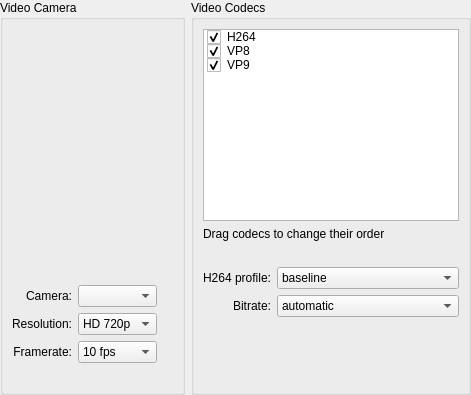
      <widget class="QWidget" name="video_page">
       <layout class="QGridLayout" name="video_layout" columnstretch="1,0">
        <property name="leftMargin">
         <number>0</number>
        </property>
        <property name="topMargin">
         <number>0</number>
        </property>
        <property name="rightMargin">
         <number>0</number>
        </property>
        <property name="bottomMargin">
         <number>0</number>
        </property>
        <item row="0" column="1">
         <widget class="QGroupBox" name="video_codecs_group_box">
          <property name="title">
           <string>Video Codecs</string>
          </property>
          <layout class="QGridLayout" name="video_codecs_layout" columnstretch="0,1">
           <item row="0" column="0" colspan="2">
            <widget class="QListWidget" name="video_codecs_list">
             <property name="sizePolicy">
              <sizepolicy hsizetype="Preferred" vsizetype="Preferred">
               <horstretch>0</horstretch>
               <verstretch>0</verstretch>
              </sizepolicy>
             </property>
             <property name="horizontalScrollBarPolicy">
              <enum>Qt::ScrollBarAlwaysOff</enum>
             </property>
             <property name="dragEnabled">
              <bool>true</bool>
             </property>
             <property name="dragDropMode">
              <enum>QAbstractItemView::InternalMove</enum>
             </property>
             <item>
              <property name="text">
               <string>H264</string>
              </property>
              <property name="checkState">
               <enum>Checked</enum>
              </property>
             </item>
             <item>
              <property name="text">
               <string>VP8</string>
              </property>
              <property name="checkState">
               <enum>Checked</enum>
              </property>
             </item>
             <item>
              <property name="text">
               <string>VP9</string>
              </property>
              <property name="checkState">
               <enum>Checked</enum>
              </property>
             </item>
            </widget>
           </item>
           <item row="5" column="0" colspan="2">
            <spacer name="video_codecs_spacer_2">
             <property name="orientation">
              <enum>Qt::Vertical</enum>
             </property>
             <property name="sizeHint" stdset="0">
              <size>
               <width>20</width>
               <height>20</height>
              </size>
             </property>
            </spacer>
           </item>
           <item row="3" column="0">
            <widget class="QLabel" name="h264_profile_label">
             <property name="text">
              <string>H264 profile:</string>
             </property>
             <property name="alignment">
              <set>Qt::AlignRight|Qt::AlignTrailing|Qt::AlignVCenter</set>
             </property>
            </widget>
           </item>
           <item row="3" column="1">
            <widget class="QComboBox" name="h264_profile_button">
             <item>
              <property name="text">
               <string>baseline</string>
              </property>
             </item>
             <item>
              <property name="text">
               <string>main</string>
              </property>
             </item>
             <item>
              <property name="text">
               <string>high</string>
              </property>
             </item>
            </widget>
           </item>
           <item row="2" column="0" colspan="2">
            <spacer name="video_codecs_spacer_1">
             <property name="orientation">
              <enum>Qt::Vertical</enum>
             </property>
             <property name="sizeType">
              <enum>QSizePolicy::Fixed</enum>
             </property>
             <property name="sizeHint" stdset="0">
              <size>
               <width>20</width>
               <height>20</height>
              </size>
             </property>
            </spacer>
           </item>
           <item row="1" column="0" colspan="2">
            <widget class="QLabel" name="video_codecs_note">
             <property name="text">
              <string>Drag codecs to change their order</string>
             </property>
            </widget>
           </item>
           <item row="4" column="1">
            <widget class="QComboBox" name="video_codec_bitrate_button">
             <item>
              <property name="text">
               <string>automatic</string>
              </property>
             </item>
             <item>
              <property name="text">
               <string>1 Mbps</string>
              </property>
             </item>
             <item>
              <property name="text">
               <string>2 Mbps</string>
              </property>
             </item>
             <item>
              <property name="text">
               <string>4 Mbps</string>
              </property>
             </item>
            </widget>
           </item>
           <item row="4" column="0">
            <widget class="QLabel" name="video_codec_bitrate_label">
             <property name="text">
              <string>Bitrate:</string>
             </property>
             <property name="alignment">
              <set>Qt::AlignRight|Qt::AlignTrailing|Qt::AlignVCenter</set>
             </property>
            </widget>
           </item>
          </layout>
         </widget>
        </item>
        <item row="0" column="0">
         <widget class="QGroupBox" name="video_camera_group_box">
          <property name="title">
           <string>Video Camera</string>
          </property>
          <layout class="QGridLayout" name="video_camera_layout">
           <item row="5" column="0" colspan="3">
            <spacer name="video_spacer_3">
             <property name="orientation">
              <enum>Qt::Vertical</enum>
             </property>
             <property name="sizeHint" stdset="0">
              <size>
               <width>20</width>
               <height>20</height>
              </size>
             </property>
            </spacer>
           </item>
           <item row="3" column="0">
            <widget class="QLabel" name="video_resolution_label">
             <property name="text">
              <string>Resolution:</string>
             </property>
             <property name="alignment">
              <set>Qt::AlignRight|Qt::AlignTrailing|Qt::AlignVCenter</set>
             </property>
            </widget>
           </item>
           <item row="0" column="0" colspan="3">
            <widget class="VideoSurface" name="camera_preview" native="true">
             <property name="minimumSize">
              <size>
               <width>0</width>
               <height>240</height>
              </size>
             </property>
            </widget>
           </item>
           <item row="2" column="0">
            <widget class="QLabel" name="video_camera_label">
             <property name="text">
              <string>Camera:</string>
             </property>
             <property name="alignment">
              <set>Qt::AlignRight|Qt::AlignTrailing|Qt::AlignVCenter</set>
             </property>
            </widget>
           </item>
           <item row="2" column="2">
            <spacer name="video_spacer_2">
             <property name="orientation">
              <enum>Qt::Horizontal</enum>
             </property>
             <property name="sizeHint" stdset="0">
              <size>
               <width>10</width>
               <height>22</height>
              </size>
             </property>
            </spacer>
           </item>
           <item row="2" column="1">
            <widget class="QComboBox" name="video_camera_button">
             <property name="sizePolicy">
              <sizepolicy hsizetype="Expanding" vsizetype="Fixed">
               <horstretch>0</horstretch>
               <verstretch>0</verstretch>
              </sizepolicy>
             </property>
            </widget>
           </item>
           <item row="3" column="1">
            <widget class="QComboBox" name="video_resolution_button">
             <item>
              <property name="text">
               <string>HD 720p</string>
              </property>
             </item>
             <item>
              <property name="text">
               <string>VGA</string>
              </property>
             </item>
            </widget>
           </item>
           <item row="4" column="0">
            <widget class="QLabel" name="video_framerate_label">
             <property name="text">
              <string>Framerate:</string>
             </property>
             <property name="alignment">
              <set>Qt::AlignRight|Qt::AlignTrailing|Qt::AlignVCenter</set>
             </property>
            </widget>
           </item>
           <item row="1" column="0" colspan="3">
            <spacer name="video_spacer_1">
             <property name="orientation">
              <enum>Qt::Vertical</enum>
             </property>
             <property name="sizeType">
              <enum>QSizePolicy::Fixed</enum>
             </property>
             <property name="sizeHint" stdset="0">
              <size>
               <width>20</width>
               <height>10</height>
              </size>
             </property>
            </spacer>
           </item>
           <item row="4" column="1">
            <widget class="QComboBox" name="video_framerate_button">
             <item>
              <property name="text">
               <string>10 fps</string>
              </property>
             </item>
             <item>
              <property name="text">
               <string>15 fps</string>
              </property>
             </item>
             <item>
              <property name="text">
               <string>20 fps</string>
              </property>
             </item>
             <item>
              <property name="text">
               <string>25 fps</string>
              </property>
             </item>
             <item>
              <property name="text">
               <string>30 fps</string>
              </property>
             </item>
            </widget>
           </item>
          </layout>
         </widget>
        </item>
       </layout>
      </widget>
